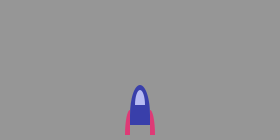
Frame 1 (no input)
Frame 60 (the mouse pressed at the canvas centre just before this capture): identical to frame 1, image omitted
Frame 120 (the mouse held since frame 60 and released just before this capture): identical to frame 1, image omitted

The Processing sketch that drew this single still picture (run headless with seeded random() and noise(); from frame 60 on, the mouse is pressed at the canvas centre):

// Processing sketch: raumschiff_1
// ── raumschiff_1.pde
// KP - S26 - DMP Musterlösung
// Aufgabe 8 RECAP Uebungsblatt 4 RECAP Teil 1
int schritt = 3;
int xRaumschiff;            // x-Position des Raumschiffs

void setup() {  
  size(280, 140);
  smooth();
  xRaumschiff = width/2;  // x-Startposition festlegen
}

void draw() {
  background(150);
  raumschiffZeichnen(xRaumschiff,height-25);
}

void raumschiffZeichnen(int xPos, int yPos) {
  translate(xPos, yPos);  // Zeichnenursprung verschieben
  fill(57,63,170);
  noStroke();
  arc(0, 0, 20, 60, PI, TWO_PI);
  rect(-10,0,20,10);
  fill(183,187,242);
  arc(0, -10, 10, 30, PI, TWO_PI);
  fill(222,58,118);
  arc(-10, 20, 10, 50, PI, PI + HALF_PI);
  arc(10, 20, 10, 50, PI+ HALF_PI, TWO_PI);
  translate(-xPos, yPos);  // Zeichnenursprung zurück verschieben
  
}  

void keyPressed() {
  if (keyCode == LEFT) {
     xRaumschiff = xRaumschiff - schritt;
     if (xRaumschiff < 0) {
        xRaumschiff = width;
     } 
  }
}
